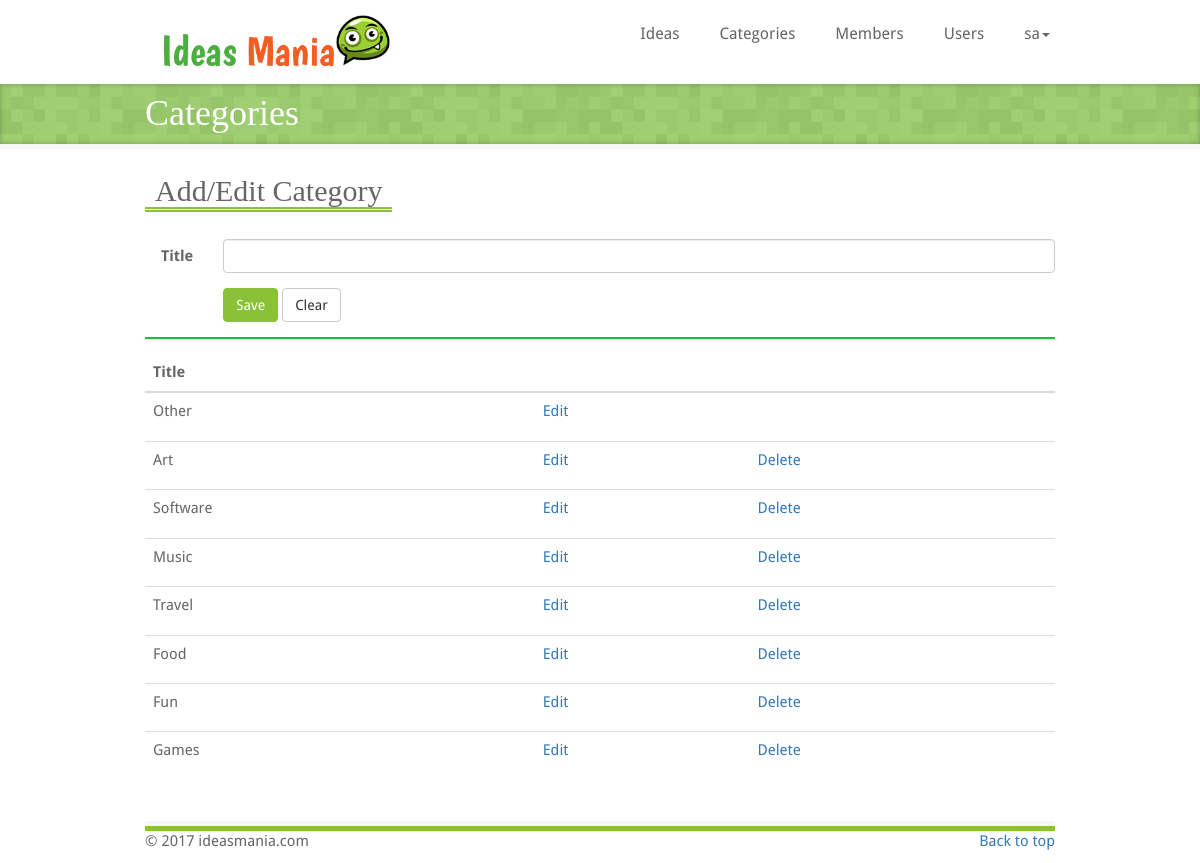
The page /admin-category.php (signed in) on the database its author committed.
### tables this page shows
CREATE TABLE IF NOT EXISTS `category` (
  `Category_Id` int(11) NOT NULL AUTO_INCREMENT,
  `Title` varchar(500) NOT NULL,
  PRIMARY KEY (`Category_Id`)
);

### shared/database.php (called while the page is built, shortened)
<?php
function RunQuery($query){
    $con = mysqli_connect("localhost","root","", "ideasmania") or die ("can not establish connection");
    $result = mysqli_query($con, $query);
    return $result;
}
?>

### shared/admin-functions.php (called while the page is built, shortened)
<?php
include("database.php");
function GetCategories(){
    $query = "select * from category";
    $result = RunQuery($query);
    $categoryList = array();
    while($row = mysqli_fetch_array($result)){
        $category = (object)array();
        $category->id = $row["Category_Id"];
        $category->title = $row["Title"];
        array_push($categoryList, $category);
    }
    return $categoryList;
}
?>

### admin-category.php (the view, shortened to what this page needs)
<?php include("shared/admin-header.php") ?>
<?php include("shared/admin-functions.php") ?>
<?php
    if(!isset($_SESSION["adminId"])){
        header("refresh:0;admin-login.php");
        $categoryList = array();
    }
    else{
        $categoryList = GetCategories();
    }
?>
    <div class="page-title">
        <div class="page-title-inner">
            <div class="container">
                <h1 class="page-header-title">Categories</h1>
            </div>
        </div>
    </div>
    <div class="container marketing">
        <div class="row">
            <div class="col-md-12">
                <div class="title">
                    <h2>Add/Edit Category</h2>
                </div>
                <br />
                <form class="form-horizontal" role="form">
                        <div class="form-group">
                            <label for="title" class="col-sm-1 control-label">Title</label>
                            <div class="col-sm-11">
                                <input type="text" class="form-control" id="title" name="title"
                                       value="" />
                            </div>
                        </div>
                        <div class="form-group">
                            <div class="col-sm-offset-1 col-sm-11">
                                <button type="button" class="btn btn-success" onclick="save()">Save</button>
                                <button type="button" class="btn btn-default" onclick="resetContent()">Clear</button>
                            </div>
                        </div>
                </form>
                <div class="green-separator"></div>
                <table class="table">
                    <thead>
                        <tr>
                            <th>Title</th>
                            <th></th>
                            <th></th>
                        </tr>
                    </thead>
                    <tbody>
                        <?php
                            foreach($categoryList as $c){
                        ?>
                            <tr>
                                <td>
                                    <p class="idea-title">
                                        <?php echo $c->title; ?>
                                    </p>
                                </td>
                                <td><a class="btn_edit" title="<?php echo $c->id . "," . $c->title ?>" >Edit</a></td>
                                <?php if($c->id != 3) { ?>
                                <td><a class="btn_delete" title="<?php echo $c->id ?>">Delete</a></td>
                                <?php } ?>
                            </tr>
                        <?php
                            }
                        ?>
                    </tbody>
                </table>
            </div>
        </div>
        <br />
        <?php include("shared/footer.php") ?>
    </div>
</body>
</html>

### css/style.css (style rules this page uses)
body { font-family: 'Droid Sans'; font-size: 15px; color: #666; }
h1, h2, h3, h4, h5, h6 { font-family: "Boogaloo" !important; font-weight: normal !important; color: #666; margin: 0; padding: 0; }
.title { margin-bottom: 10px; }
.title h1, .title h2, .title h3, .title h4, .title h5, .title h6 { border-bottom: 5px double #89c236 !important; margin-bottom: -4px !important; display: inline-block !important; padding: 0px 10px !important; margin-right: 15px !important; }
.btn-success { background-color:#89c236; border-color:#89c236; }
.page-title { background: url(../img/bg-grey2.png); display: block; margin-bottom: 25px; position: relative; z-index: 20; border-bottom: 5px solid #f6f6f6; }
.page-title-inner { background: rgba(153,204,102, 0.9); -webkit-box-shadow: inset 0px 0px 5px rgba(0,0,0,.25); -moz-box-shadow: inset 0px 0px 5px rgba(0,0,0,.25); box-shadow: inset 0px 0px 5px rgba(0,0,0,.25); padding: 10px; }
.container { margin-right: auto; margin-left: auto; }
.container, .navbar-static-top .container, .navbar-fixed-top .container, .navbar-fixed-bottom .container { width: 940px; }
.page-header-title { color:white; }
.btn_delete, .btn_edit { cursor: pointer; }
.green-separator { height: 2px; background-color: #0acb2d;; margin: 15px 0; }

### rows shown on the page
category: Title "Other"
category: Title "Art"
category: Title "Software"
category: Title "Music"
category: Title "Travel"
category: Title "Food"
category: Title "Fun"
category: Title "Games"

### other values the page prints
$_SESSION["adminUsername"] "sa"
